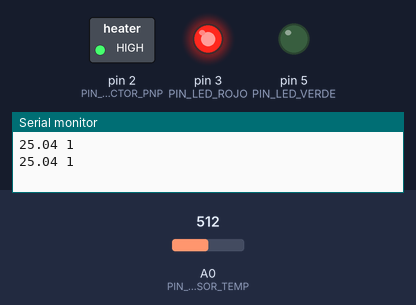
The sketch below on a simulated Arduino Uno, built with avr-gcc and run on an emulated ATmega328P. Parts: switched loads named in the sketch (green lamp = pin HIGH), output pins drawn as LEDs (lit = HIGH), the last lines printed to the serial monitor. Inputs (shaded band) come from the test bench; at power-on: A0 (PIN_SENSOR_TEMP) = 512.

Above: at 1.2 s.
1.3 s: A0 (PIN_SENSOR_TEMP) set to 620
6.2 s: A0 (PIN_SENSOR_TEMP) set to 645
At 10.6 s:
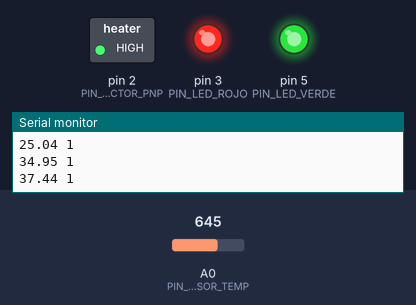
11.5 s: A0 (PIN_SENSOR_TEMP) set to 670
At 15.8 s:
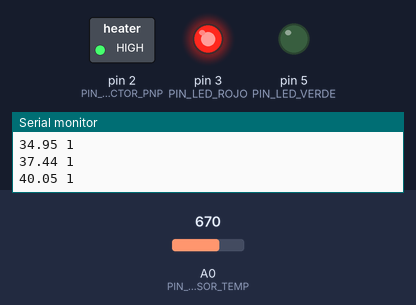
16.5 s: A0 (PIN_SENSOR_TEMP) set to 716
At 20.4 s:
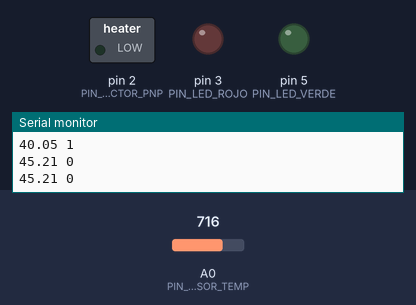
21.5 s: A0 (PIN_SENSOR_TEMP) set to 511
At 25.4 s:
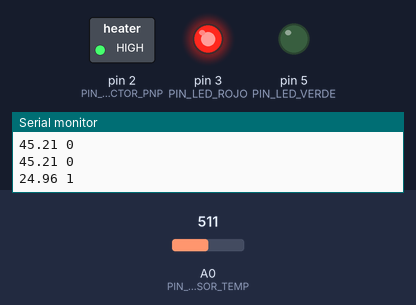
Timing chart, 0 to 26.9 s (numbered marks = the images above; inputs shaded):
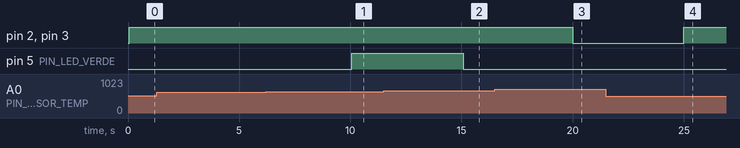

Measured:
- the behaviour switches between 630 and 631 on A0 (PIN_SENSOR_TEMP) (found by bisection; images 0 and 1)
- the behaviour switches between 669 and 670 on A0 (PIN_SENSOR_TEMP) (found by bisection; images 1 and 2)
- after the input at 6.2 s, pin 5 (PIN_LED_VERDE): LOW → HIGH after 3.9 s
- after the input at 11.5 s, pin 5 (PIN_LED_VERDE): HIGH → LOW after 3.6 s
- after the input at 16.5 s, pin 2 (PIN_CALEFACTOR_PNP), pin 3 (PIN_LED_ROJO): HIGH → LOW after 3.5 s
- after the input at 21.5 s, pin 2 (PIN_CALEFACTOR_PNP), pin 3 (PIN_LED_ROJO): LOW → HIGH after 3.5 s

The sketch:

ej16.ino
```cpp
#include <Arduino.h>

// PINES
const int PIN_LED_ROJO = 3;
const int PIN_LED_VERDE = 5;
const int PIN_CALEFACTOR_PNP = 2;
const int PIN_SENSOR_TEMP = A0;

// CONSTANTES DE TEMPERATURA
const int TEMP_MAX = 40;
const int TEMP_MIN = 36;
const double TEMP_PIVOTE = 38.0; // Setpoint o target_value

// CONSTANTES DE TIEMPO
const int FREQ_CONTROL_MS = 5000; // Esto es PERIOD_MS
const int FREQ_LED_VERDE_MS = 1000;

// PARÁMETROS DEL TERMISTOR
const float TEMP_NOMINAL = 25.0;
const float RESISTENCIA_NOMINAL = 10000.0;
const float COEFICIENTE_B = 3977.0;
const float RESISTENCIA_PULLUP = 10000.0;

// --- VARIABLES Y CONSTANTES PARA EL PID (según pseudocódigo) ---
double Kp = 2.0;
double Ki = 0.5;
double Kd = 1.0;

// Umbrales para la lógica de control
const int PID_UMBRAL_APAGADO = 0;
const int PID_UMBRAL_PROPORCIONAL = 25;

// Variables de estado del PID
long last_ms_PID;
double prev_error;
double integral;

// VARIABLES GLOBALES
unsigned long tiempoPrevioLedVerde = 0;
unsigned long tiempoFinPeriodoError = 0;
bool enPeriodoDeError = false;
float temperaturaActual = 0.0;


float calcularTemperatura(int valorAnalogico) {
  float resistencia = RESISTENCIA_PULLUP * (1023.0 / (float)valorAnalogico - 1.0);
  return (1.0 / ( (log(resistencia / RESISTENCIA_NOMINAL) / COEFICIENTE_B) + (1.0 / (TEMP_NOMINAL + 273.15)) )) - 273.15;
}

void imprimirEstadoSerial(float temp, bool estadoCalefactor) {
  Serial.print(temp);
  Serial.print(" ");
  Serial.println(estadoCalefactor ? "1" : "0");
}

void actualizarEstadoCalefactor(bool encender) {
  digitalWrite(PIN_LED_ROJO, encender);
  digitalWrite(PIN_CALEFACTOR_PNP, encender);
  imprimirEstadoSerial(temperaturaActual, encender);
}

void actualizarLedDeRango() {
  bool enRango = (temperaturaActual >= TEMP_MIN && temperaturaActual <= TEMP_MAX);
  digitalWrite(PIN_LED_VERDE, enRango);
}

void setup() {
  Serial.begin(9600);
  while (!Serial) { }

  pinMode(PIN_LED_ROJO, OUTPUT);
  pinMode(PIN_LED_VERDE, OUTPUT);
  pinMode(PIN_CALEFACTOR_PNP, OUTPUT);

  // --- INICIALIZACIÓN PID (según pseudocódigo) ---
  last_ms_PID = -FREQ_CONTROL_MS; // Para que la primera ejecución sea inmediata
  prev_error = 0;
  integral = 0;

  // Configuración inicial del sistema
  temperaturaActual = calcularTemperatura(analogRead(PIN_SENSOR_TEMP));
  Serial.println("#> Arduino Control de Temperatura con PID (pseudocódigo)");
  Serial.println("#$ -y20:45 -w4 -l36 -l38 -l40 -tTemperatura -tCalefactor");
  actualizarEstadoCalefactor(temperaturaActual < TEMP_PIVOTE);
  actualizarLedDeRango();
  tiempoPrevioLedVerde = millis();
}

void loop() {
  unsigned long curr_ms = millis();

  // ----- LÓGICA DE CONTROL DEL CALEFACTOR (ejecutada cada FREQ_CONTROL_MS) -----
  if (curr_ms - last_ms_PID >= FREQ_CONTROL_MS) {
    last_ms_PID += FREQ_CONTROL_MS; // Avanza el tiempo programado, previene deriva

    // Lectura de temperatura justo antes del cálculo
    temperaturaActual = calcularTemperatura(analogRead(PIN_SENSOR_TEMP));

    // --- CÁLCULO PID (exactamente como en el pseudocódigo) ---
    double error = TEMP_PIVOTE - temperaturaActual;
    integral = integral + (error * FREQ_CONTROL_MS * 1e-3); // 1e-3 para convertir ms a s
    double derivative = (error - prev_error) / (FREQ_CONTROL_MS * 1e-3);
    double salidaPID = Kp * error + Ki * integral + Kd * derivative;
    prev_error = error;

    // --- CONTROL PID (lógica de activación del calefactor) ---
    if (salidaPID <= PID_UMBRAL_APAGADO) {
      actualizarEstadoCalefactor(false);
    } else if (salidaPID < PID_UMBRAL_PROPORCIONAL) {
      enPeriodoDeError = true;
      tiempoFinPeriodoError = curr_ms + 100 * salidaPID; // El tiempo de espera depende de la salida PID
      actualizarEstadoCalefactor(false);
    } else {
      actualizarEstadoCalefactor(true);
    }

  } else if (enPeriodoDeError && curr_ms > tiempoFinPeriodoError) {
    enPeriodoDeError = false;
    actualizarEstadoCalefactor(false);
  }

  // ----- ACTUALIZACIÓN DEL LED DE RANGO (lógica independiente) -----
  if (curr_ms - tiempoPrevioLedVerde > FREQ_LED_VERDE_MS) {
    actualizarLedDeRango();
    tiempoPrevioLedVerde = curr_ms;
  }
}
```
